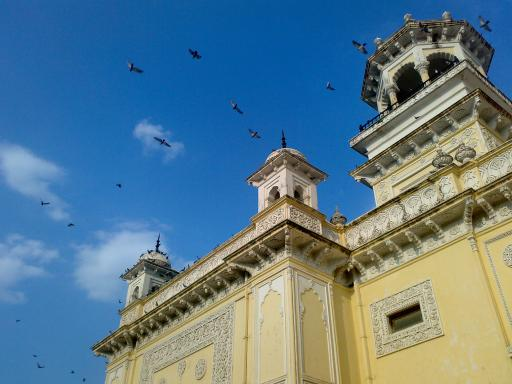
#> input picture AI_ComputerVision/dataset/home.jpg, 512 x 384 px, found by its file name
$ jupyter execute --allow-errors Ex_warp2.ipynb
#> lines starting #> are read from the running program, lines starting #| are printed output that depends on the picture
[cell 1]
import cv2
import numpy as np

# Load the image
image = cv2.imread('C:\Ai_minor\AI_ComputerVision\dataset\home.jpg')
#> image is the input picture: shape (384, 512, 3); mean B, G, R 141.2, 123.9, 91.6

# Scaling parameters
scale_x = 1.5
scale_y = 0.5

# Shearing parameters
shear_x = 0.2
shear_y = 0.1

# Translation parameters
translate_x = 50
translate_y = -30

# Rotation angle in degrees
angle = 30

# Construct the scaling matrix
scaling_matrix = np.array([[scale_x, 0, 0],
                            [0, scale_y, 0],
                            [0, 0, 1]], dtype=np.float32)

# Construct the shearing matrix
shearing_matrix = np.array([[1, shear_x, 0],
                            [shear_y, 1, 0],
                            [0, 0, 1]], dtype=np.float32)

# Construct the translation matrix
translation_matrix = np.array([[1, 0, translate_x],
                               [0, 1, translate_y],
                               [0, 0, 1]], dtype=np.float32)

# Construct the rotation matrix
rotation_matrix = cv2.getRotationMatrix2D((image.shape[1] / 2, image.shape[0] / 2), angle, 1)

# Apply each transformation separately
# Apply scaling
scaled_image = cv2.warpAffine(image, scaling_matrix[:2], (image.shape[1], image.shape[0]))
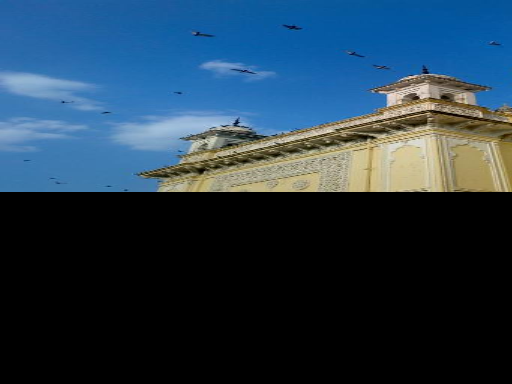
#> scaled_image: shape (384, 512, 3); mean B, G, R 77.6, 59.3, 36

# Apply shearing
sheared_image = cv2.warpAffine(scaled_image, shearing_matrix[:2], (image.shape[1], image.shape[0]))
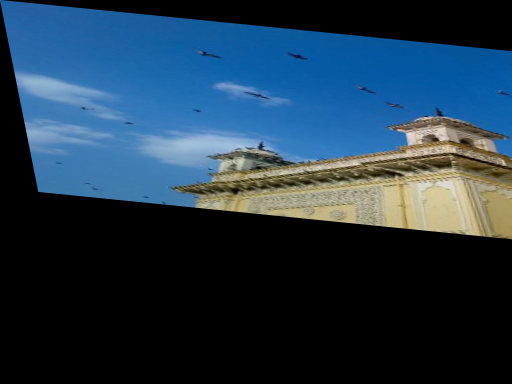
#> sheared_image: shape (384, 512, 3); mean B, G, R 74, 55.8, 33.3

# Apply translation
#> (the rest of this cell did not finish here and is left out)
